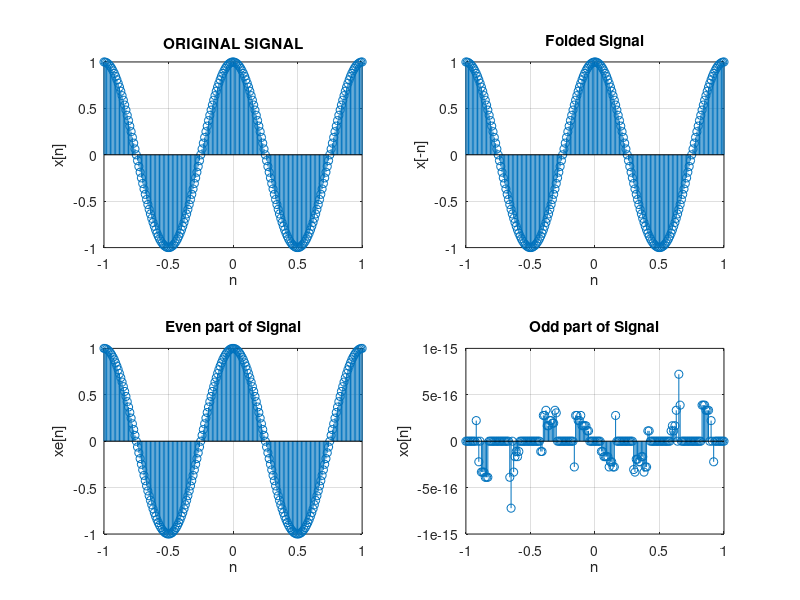

The MATLAB source for this figure:

% Author: Zain Rajani

% Decomposition (Splitting) Signals into even and odd components 

  
%Initialisation of screen 
close all; 
clear all; 
clc; 

  

%ORIGINAL SIGNAL 

n=0:1:8; 
x=[1 1 2 2 0 1 2 1 2]; 

% Signal Plot
subplot(3,2,1); 

stem(n,x); 

title('ORIGINAL SIGNAL'); 

xlabel('n'); 

ylabel('x[n]'); 

grid on; 

  

%FOLDED SIGNAL 


y=fliplr(x);    % Flip Right Signal Command 

n=0:1:8; 

subplot(3,2,2); 

stem(n,y); 

title('Folded Signal'); 

xlabel('n'); 

ylabel('x[-n]'); 

grid on; 

  

%EVEN PART OF SIGNAL 

  

xe=(x+y)/2; 

n=0:1:8; 

subplot(3,2,3); 

stem(n,xe); 

title('Even part of Signal'); 

xlabel('n'); 

ylabel('xe[n]'); 

grid on; 

  

%ODD PART OF SIGNAL 

  

xo=(x-y)/2; 

n=0:1:8; 

subplot(3,2,4); 

stem(n,xo); 

title('Odd part of Signal'); 

xlabel('n'); 

ylabel('xo[n]'); 

grid on; 

  

%RECONSTRUCTION OF ORIGINAL SIGNAL 

  

xa=(xe+xo); 

n=0:1:8; 

subplot(3,2,5); 

stem(n,xa); 

title('Reconstruction'); 

xlabel('n'); 

ylabel('xa[n]'); 

grid on;

%SINE WAVE

%SINE SIGNAL 

  

close all; 

clear all; 

clc; 

  

%ORIGINAL SIGNAL 

  

n=-1:0.01:1; 

x=sin(2*pi*n); 

subplot(2,2,1); 

stem(n,x); 

title('ORIGINAL SIGNAL'); 

xlabel('n'); 

ylabel('x[n]'); 

grid on; 

  

%Folded Signal 

  

n=-1:0.01:1; 

y=fliplr(x); 

subplot(2,2,2); 

stem(n,y); 

title('Folded Signal'); 

xlabel('n'); 

ylabel('x[-n]'); 

grid on; 

  

%EVEN PART OF SIGNAL 

  

xe=(x+y)/2; 

subplot(2,2,3); 

stem(n,xe); 

title('Even part of Signal'); 

xlabel('n'); 

ylabel('xe[n]'); 

grid on; 

  

%ODD PART OF SIGNAL 

  

xo=(x-y)/2; 

subplot(2,2,4); 

stem(n,xo); 

title('Odd part of Signal'); 

xlabel('n'); 

ylabel('xo[n]'); 

grid on;

%COSINE SIGNAL 

  

close all; 

clear all; 

clc; 

  

%ORIGINAL SIGNAL 

  

n=-1:0.01:1; 

x=cos(2*pi*n); 

subplot(2,2,1); 

stem(n,x); 

title('ORIGINAL SIGNAL'); 

xlabel('n'); 

ylabel('x[n]'); 

grid on; 

  

%Folded Signal 

  

y=fliplr(x); 

subplot(2,2,2); 

stem(n,y); 

title('Folded Signal'); 

xlabel('n'); 

ylabel('x[-n]'); 

grid on; 

  

%Even part of Signal 

  

xe=(x+y)/2; 

subplot(2,2,3); 

stem(n,xe); 

title('Even part of Signal'); 

xlabel('n'); 

ylabel('xe[n]'); 

grid on; 

  

%Odd part of Signal 

  

xo=(x-y)/2; 

subplot(2,2,4); 

stem(n,xo); 

title('Odd part of Signal'); 

xlabel('n'); 

ylabel('xo[n]'); 

grid on;
